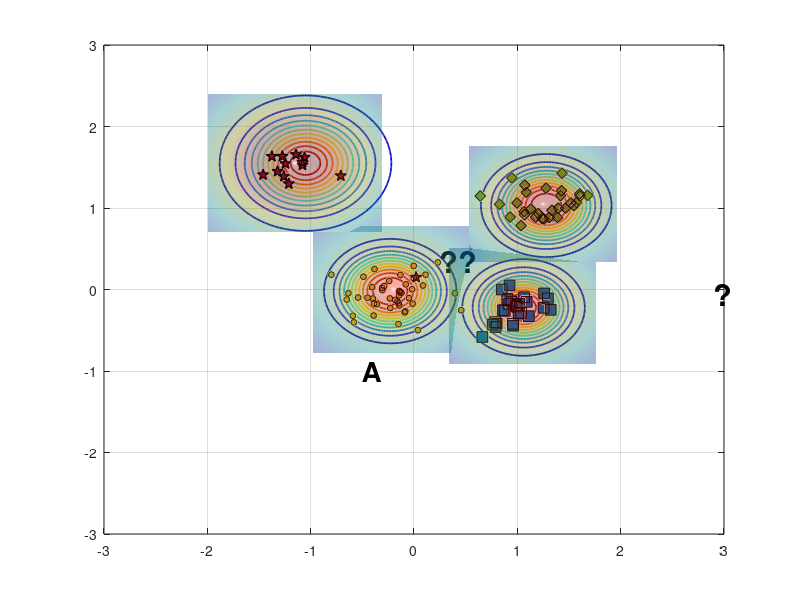

Reproduce this figure in MATLAB. (Note: this script raises an error after producing the figure.)
%% Reproduce EVM-style demo figure (no toolboxes)
clear; close all; clc; rng(7);

% ---------- 1) 合成四类二维数据 ----------
% 类中心（大致对应图中位置）
C_star  = [-1.15  1.55];   % 红色星
C_diam  = [ 1.25  1.05];   % 绿色菱形
C_square= [ 1.05 -0.20];   % 蓝色方块
C_dot   = [-0.20  0.00];   % 蓝色小点（被 A 标注影响的那簇）

% 协方差（控制每簇形状）
S = @(sx,sy,rho)[sx^2 rho*sx*sy; rho*sx*sy sy^2];
Sig_star   = S(0.18,0.20, 0.05);
Sig_diam   = S(0.22,0.18,-0.10);
Sig_square = S(0.20,0.16, 0.05);
Sig_dot    = S(0.25,0.18, 0.00);

% 从高斯采样（不用 mvnrnd）
sample = @(N,mu,SIG) (randn(N,2)*chol(SIG,'lower') + mu);

X_star   = sample(12,C_star,   Sig_star);
X_diam   = sample(30,C_diam,   Sig_diam);
X_square = sample(28,C_square, Sig_square);
X_dot    = sample(45,C_dot,    Sig_dot);

% 加一个“离群星”靠近 A（见原图左中）
X_star = [X_star; 0.02 0.15];

% ---------- 2) 底面散点与样式 ----------
figure('Color','w','Position',[100,100,800,600]);
hold on; box on; grid on;
z0 = 0; % 所有散点都放在 z=0 的平面

% 确保按照绘制顺序叠放，便于把散点置顶
set(gca,'SortMethod','childorder');

h_star   = scatter3(X_star(:,1),  X_star(:,2),  z0+zeros(size(X_star,1),1),  70, ...
        'pentagram', 'filled', 'MarkerEdgeColor','k', 'MarkerFaceColor',[0.635294 0.0784314 0.184314], 'LineWidth',1.0); % 红色五角星 #A2142F
h_diam   = scatter3(X_diam(:,1),  X_diam(:,2),  z0+zeros(size(X_diam,1),1),  60, ...
        'd', 'filled', 'MarkerEdgeColor','k', 'MarkerFaceColor',[0.466667 0.674510 0.188235]); % 绿色菱形 #77AC30
h_square = scatter3(X_square(:,1),X_square(:,2),z0+zeros(size(X_square,1),1),60, ...
        's', 'filled', 'MarkerEdgeColor','k', 'MarkerFaceColor',[0 0.447059 0.741176]); % 蓝色正方形 #0072BD
h_dot    = scatter3(X_dot(:,1),   X_dot(:,2),   z0+zeros(size(X_dot,1),1),   18, ...
        'o', 'filled', 'MarkerEdgeColor','k', 'MarkerFaceColor',[0.929412 0.694118 0.125490]); % 黄色圆形 #EDB120


% ---------- 3) ψ-model 等值环（彩色同心） ----------
% 采用带形状参的径向函数 psi(r) = exp(-(r/s)^t)
psi = @(X,Y,cx,cy,s,t) exp( - ( sqrt((X-cx).^2 + (Y-cy).^2) ./ s ).^t );

% 选几处“极端向量/代表点”（包含 A 所在）
EV = [ -0.23 -0.02 ;   % A 对应蓝点极端向量
        1.06 -0.22 ;   % 蓝方块
        1.28  1.03 ;   % 绿菱形
       -1.05  1.55 ];  % 红星
scale = [0.42, 0.36, 0.40, 0.48];   % 各自 scale
shape = [2.6,  2.2,  2.4,  2.0];    % 各自 shape

% 网格
[xg,yg] = meshgrid(linspace(-3,3,400));
colormap(jet); caxis([0 1]);

% 等高线层级（红到蓝：高到低）
levels = linspace(1.0,0.05,12);

for k = 1:size(EV,1)
    Z = psi(xg,yg,EV(k,1),EV(k,2),scale(k),shape(k));
    [~, h] = contour(xg,yg,Z,levels);    % 直接画在底面，保持颜色映射
    set(h,'LineWidth',1.25);

    % 将等高线明确压到 z=0（兼容不同 MATLAB 版本）
    ch = get(h,'Children');
    for ic = 1:numel(ch)
        zd = get(ch(ic),'ZData');
        if ~isempty(zd)
            set(ch(ic),'ZData',zeros(size(zd))); % 强制贴在 z=0
        end
    end
end

% 标出 A 与问号
text(-0.5,-1,0,'A','FontWeight','bold','FontSize',20,'Color','k');
text( 0.25, 0.35,0,'??','FontWeight','bold','FontSize',22,'Color','k');
text( 2.90,-0.05,0,'?','FontWeight','bold','FontSize',22,'Color','k');

% ---------- 4) 上方半透明“钟形面”（表示类支持/概率） ----------
% 用四个高斯穹顶，中心与各簇一致
gauss2 = @(X,Y,cx,cy,s) exp(-((X-cx).^2 + (Y-cy).^2)/(2*s^2));
tops  = {C_star, C_diam, C_square, C_dot};
sigT  = [0.65 0.55 0.55 0.60];
amp   = [1.05 0.95 0.90 0.85];

% 抬高穹顶，并缩小每个穹顶的覆盖范围（为每个穹顶使用局部网格）
zlift      = 0.18;   % 统一抬高量（不改变颜色映射）
spanFactor = 1.3;    % 每个穹顶半宽 = spanFactor * sigma（越小覆盖越小）
gridN      = 121;    % 局部网格分辨率

for i=1:4
    cx = tops{i}(1); cy = tops{i}(2);
    span = spanFactor * sigT(i);
    [xgi,ygi] = meshgrid(linspace(cx - span, cx + span, gridN), ...
                         linspace(cy - span, cy + span, gridN));

    Zt = amp(i) * gauss2(xgi,ygi,cx,cy,sigT(i));
    % 用 Zt 作为颜色，Zt+zlift 作为高度，从而抬高且保留原色
    s1 = surf(xgi,ygi, Zt + zlift, Zt, 'EdgeColor','none', 'FaceAlpha',0.35);
end
shading interp; camlight headlight; lighting gouraud;

% 将散点推到顶层
uistack([h_star h_diam h_square h_dot], 'top');

% ---------- 5) 轴、视角与观感 ----------
xlim([-2 2]); ylim([-1 3]); zlim([0 1.25]); view(-67,22);
axis vis3d; daspect([1 1 0.8]);
set(gca,'FontName','Times New Roman','FontSize',12,'LineWidth',1);
% xlabel('x'); ylabel('y'); zlabel('score / \psi');

% 网格和背景风格
grid on; 
% set(gca,'GridAlpha',0.2,'MinorGridAlpha',0.2);
